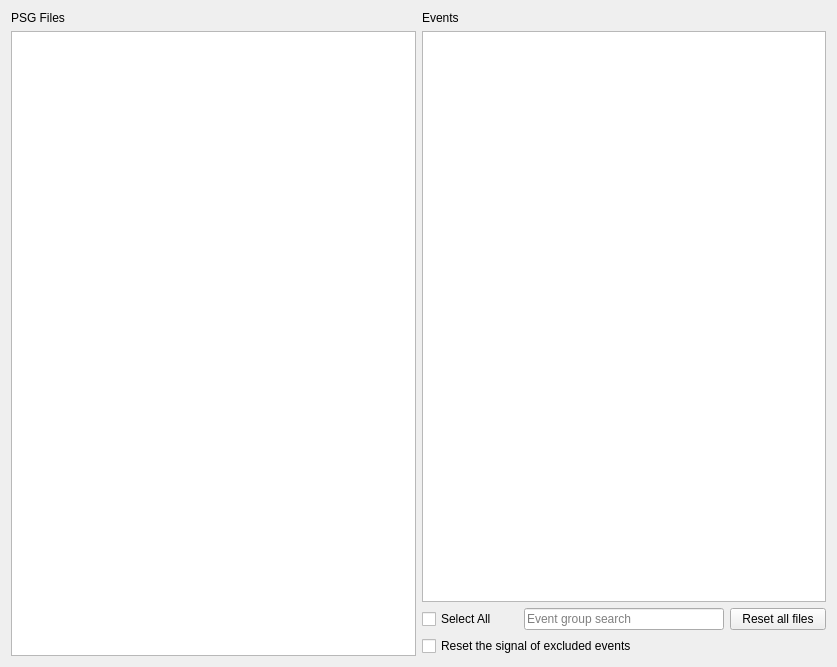
<?xml version="1.0" encoding="UTF-8"?>
<ui version="4.0">
 <class>SelectStagesStep</class>
 <widget class="QWidget" name="SelectStagesStep">
  <property name="geometry">
   <rect>
    <x>0</x>
    <y>0</y>
    <width>837</width>
    <height>667</height>
   </rect>
  </property>
  <property name="windowTitle">
   <string>Form</string>
  </property>
  <layout class="QHBoxLayout" name="horizontalLayout_2">
   <item>
    <layout class="QVBoxLayout" name="verticalLayout">
     <item>
      <widget class="QLabel" name="label">
       <property name="font">
        <font>
         <weight>50</weight>
         <italic>false</italic>
         <bold>false</bold>
        </font>
       </property>
       <property name="text">
        <string>PSG Files</string>
       </property>
      </widget>
     </item>
     <item>
      <widget class="QListView" name="file_listview">
       <property name="editTriggers">
        <set>QAbstractItemView::NoEditTriggers</set>
       </property>
       <property name="selectionMode">
        <enum>QAbstractItemView::ExtendedSelection</enum>
       </property>
       <property name="selectionBehavior">
        <enum>QAbstractItemView::SelectItems</enum>
       </property>
      </widget>
     </item>
    </layout>
   </item>
   <item>
    <layout class="QVBoxLayout" name="verticalLayout_2">
     <item>
      <widget class="QLabel" name="label_2">
       <property name="font">
        <font>
         <weight>50</weight>
         <italic>false</italic>
         <bold>false</bold>
        </font>
       </property>
       <property name="text">
        <string>Events</string>
       </property>
      </widget>
     </item>
     <item>
      <widget class="QTreeView" name="event_treeview">
       <property name="editTriggers">
        <set>QAbstractItemView::NoEditTriggers</set>
       </property>
       <property name="dragDropMode">
        <enum>QAbstractItemView::NoDragDrop</enum>
       </property>
       <property name="selectionMode">
        <enum>QAbstractItemView::SingleSelection</enum>
       </property>
       <property name="selectionBehavior">
        <enum>QAbstractItemView::SelectItems</enum>
       </property>
      </widget>
     </item>
     <item>
      <layout class="QHBoxLayout" name="horizontalLayout">
       <item>
        <widget class="QCheckBox" name="select_all_checkBox">
         <property name="text">
          <string>Select All</string>
         </property>
        </widget>
       </item>
       <item>
        <widget class="QLineEdit" name="search_lineEdit">
         <property name="maximumSize">
          <size>
           <width>200</width>
           <height>16777215</height>
          </size>
         </property>
         <property name="placeholderText">
          <string>Event group search</string>
         </property>
        </widget>
       </item>
       <item>
        <widget class="QPushButton" name="reset_all_files_pushButton">
         <property name="text">
          <string>Reset all files</string>
         </property>
        </widget>
       </item>
      </layout>
     </item>
     <item>
      <widget class="QCheckBox" name="reset_excl_event_checkBox">
       <property name="text">
        <string>Reset the signal of excluded events </string>
       </property>
      </widget>
     </item>
    </layout>
   </item>
  </layout>
 </widget>
 <resources>
  <include location="../../../../../snooz-toolbox/src/main/python/ui/themes/themes.qrc"/>
 </resources>
 <connections>
  <connection>
   <sender>file_listview</sender>
   <signal>clicked(QModelIndex)</signal>
   <receiver>SelectStagesStep</receiver>
   <slot>on_file_selected()</slot>
   <hints>
    <hint type="sourcelabel">
     <x>109</x>
     <y>177</y>
    </hint>
    <hint type="destinationlabel">
     <x>213</x>
     <y>177</y>
    </hint>
   </hints>
  </connection>
  <connection>
   <sender>select_all_checkBox</sender>
   <signal>stateChanged(int)</signal>
   <receiver>SelectStagesStep</receiver>
   <slot>on_select_all_groups()</slot>
   <hints>
    <hint type="sourcelabel">
     <x>287</x>
     <y>280</y>
    </hint>
    <hint type="destinationlabel">
     <x>240</x>
     <y>164</y>
    </hint>
   </hints>
  </connection>
  <connection>
   <sender>reset_all_files_pushButton</sender>
   <signal>clicked()</signal>
   <receiver>SelectStagesStep</receiver>
   <slot>on_reset_all_files()</slot>
   <hints>
    <hint type="sourcelabel">
     <x>541</x>
     <y>404</y>
    </hint>
    <hint type="destinationlabel">
     <x>298</x>
     <y>226</y>
    </hint>
   </hints>
  </connection>
  <connection>
   <sender>search_lineEdit</sender>
   <signal>textEdited(QString)</signal>
   <receiver>SelectStagesStep</receiver>
   <slot>search_pattern_slot()</slot>
   <hints>
    <hint type="sourcelabel">
     <x>526</x>
     <y>614</y>
    </hint>
    <hint type="destinationlabel">
     <x>418</x>
     <y>333</y>
    </hint>
   </hints>
  </connection>
 </connections>
 <slots>
  <slot>on_file_selected()</slot>
  <slot>on_event_selected()</slot>
  <slot>on_select_all_groups()</slot>
  <slot>on_apply_to_all_files()</slot>
  <slot>on_reset_all_files()</slot>
  <slot>search_pattern_slot()</slot>
 </slots>
</ui>
